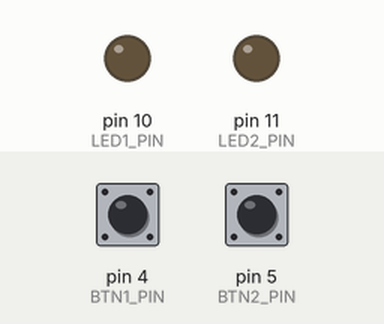
The sketch below on a simulated Arduino Uno, built with avr-gcc and run on an emulated ATmega328P. Parts: output pins drawn as LEDs (lit = HIGH). The test bench sets the inputs (shaded band); at power-on: pin 4 (BTN1_PIN) LOW, pin 5 (BTN2_PIN) LOW.

Above: at 1.2 s.
1.3 s: pin 4 (BTN1_PIN) pulled HIGH for 0.15 s
At 1.41 s:
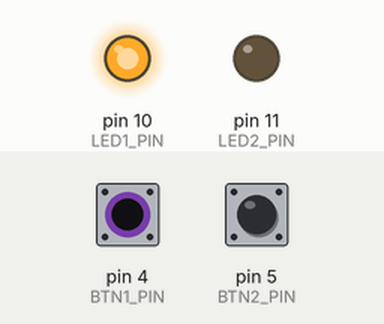
3.0 s: pin 5 (BTN2_PIN) pulled HIGH for 0.15 s
At 3.09 s:
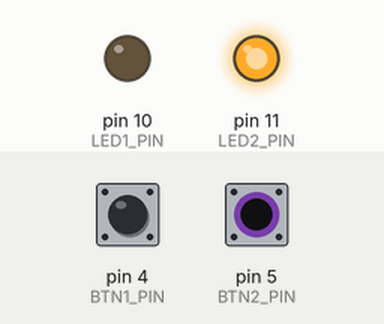
4.6 s: pin 5 (BTN2_PIN) pulled HIGH for 3.2 s
At 8.5 s:
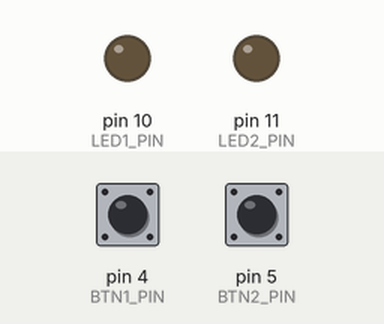
9.4 s: pin 4 (BTN1_PIN) pulled HIGH for 3.2 s
At 9.7 s:
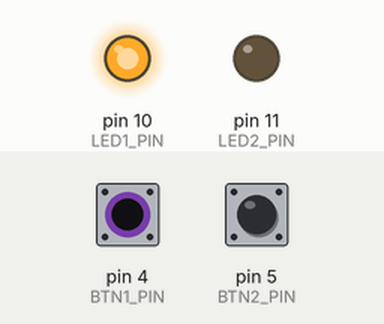
14.2 s: pin 4 (BTN1_PIN) driven HIGH and pin 5 (BTN2_PIN) driven HIGH
At 14.9 s:
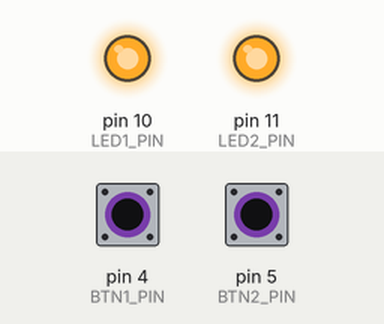
Timing chart, 0 to 16.7 s (numbered marks = the images above; inputs shaded):
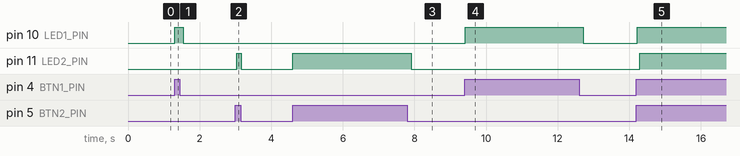

Measured:
- after the input at 1.3 s, pin 10 (LED1_PIN): LOW → HIGH at once, → LOW 0.24 s later
- after the input at 3.0 s, pin 11 (LED2_PIN): LOW → HIGH at once, → LOW 0.12 s later
- after the input at 4.6 s, pin 11 (LED2_PIN): LOW → HIGH at once, → LOW 3.3 s later
- after the input at 9.4 s, pin 10 (LED1_PIN): LOW → HIGH at once, → LOW 3.3 s later
- after the input at 14.2 s, pin 10 (LED1_PIN): LOW → HIGH at once; pin 11 (LED2_PIN): LOW → HIGH after 0.09 s

The sketch:

semaphore.ino
```cpp
#include <IRLibSendBase.h>
#include <IRLib_P02_Sony.h>
#include <IRLibCombo.h>


#define LED1_PIN 10
#define LED2_PIN 11
#define IR_SEND_PWM_PIN 9

#define BTN1_PIN 4
#define BTN2_PIN 5


byte ir_signals[2] = {0x70, 0x80};

IRsend IRSender;

void setup() {

  pinMode(LED1_PIN, OUTPUT);
  digitalWrite(LED1_PIN, LOW);
  pinMode(LED2_PIN, OUTPUT);
  digitalWrite(LED2_PIN, LOW);

  pinMode(BTN1_PIN, INPUT);
  pinMode(BTN2_PIN, INPUT);
}

void loop() {

  if (digitalRead(BTN1_PIN) == HIGH) {
    digitalWrite(LED1_PIN, 1);
    IRSender.send(SONY, ir_signals[0], 8);
  } else {
    digitalWrite(LED1_PIN, 0);
  }

  if (digitalRead(BTN2_PIN) == HIGH) {
    digitalWrite(LED2_PIN, 1);
    IRSender.send(SONY, ir_signals[1], 8);
  } else {
    digitalWrite(LED2_PIN, 0);
  }

  delay(50);

}
```
